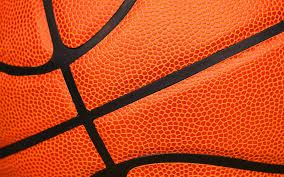
#> input picture Reconocimiento Facial/IAProyecto/images.jpg, 284 x 177 px, given in place of the camera
$ python nuevo.py
#> lines starting #> are read from the running program, lines starting #| are printed output that depends on the picture; after the words box and inside, x2 and y2 are one past the last pixel; in counts of white or black regions, pixels touching at a corner belong together
import cv2
import imutils
import numpy as np
print("Librerias leidas")
# URL del servidor de transmisión de video
url = "http://192.168.1.4:4747/video"

# Conectarse al servidor de transmisión de video
cap = cv2.VideoCapture(1)
# cap = cv2.VideoCapture(0)
cap.set(3, 640)
cap.set(4, 480)

while True:
    ret, frame = cap.read()
#> frame is the input picture: shape (177, 284, 3); mean B, G, R 30.2, 74.6, 201.8
    hsv = cv2.cvtColor(frame, cv2.COLOR_BGR2HSV)
#> hsv: shape (177, 284, 3); mean H, S, V 14.2, 209.5, 202
# amarillo
    amarillo_osc = np.array([25, 70, 120])
    amarillo_cl = np.array([30, 255, 255])
# Rojo
    rojo_osc = np.array([0, 50, 120])
    rojo_cl = np.array([10, 255, 255])
# verde
    verde_osc = np.array([40, 70, 80])
    verde_cl = np.array([70, 255, 255])
# azul
    azul_cl = np.array([121, 255, 255])
    azul_osc = np.array([90, 60, 0])
# Negro
    negro_osc = np.array([0, 0, 0])
    negro_cl = np.array([68, 71, 68])

    cara1 = cv2.inRange(hsv, amarillo_osc, amarillo_cl)
#> cara1: shape (177, 284); every value is 0
    cara2 = cv2.inRange(hsv, rojo_osc, rojo_cl)
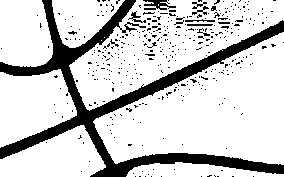
#> cara2: shape (177, 284); 80.5% white; 386 black regions (375 under 20 px), largest, box (x1, y1, x2, y2) and area: (0, 0, 284, 177) 8192, (143, 0, 176, 10) 178, (128, 11, 146, 23) 67
    cara3 = cv2.inRange(hsv, verde_osc, verde_cl)
    cara4 = cv2.inRange(hsv, azul_osc, azul_cl)
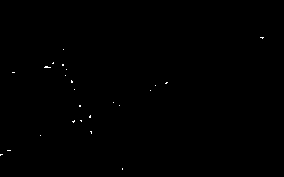
#> cara4: shape (177, 284); 0.15% white in thin lines or dots, all inside (x1, y1, x2, y2) = (0, 37, 264, 170)
    cara5 = cv2.inRange(hsv, negro_osc, negro_cl)
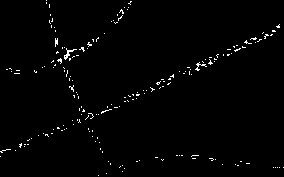
#> cara5: shape (177, 284); 1.4% white in thin lines or dots

    cnt1 = cv2.findContours(cara1, cv2.RETR_TREE, cv2.CHAIN_APPROX_SIMPLE)
#> cnt1 = 0 contours
    cnt1 = imutils.grab_contours(cnt1)
#> cnt1 = []

    cnt2 = cv2.findContours(cara2, cv2.RETR_TREE, cv2.CHAIN_APPROX_SIMPLE)
#> cnt2 = 448 contours, 416 with area under 20; largest, box (x1, y1, x2, y2) and area: (93, 32, 284, 165) 14901, (69, 0, 284, 111) 11718, (0, 69, 77, 148) 4114, (0, 125, 106, 177) 3414, (0, 0, 53, 67) 3082
    cnt2 = imutils.grab_contours(cnt2)

    cnt3 = cv2.findContours(cara3, cv2.RETR_TREE, cv2.CHAIN_APPROX_SIMPLE)
#> cnt3 = 0 contours
    cnt3 = imutils.grab_contours(cnt3)
#> cnt3 = []

    cnt4 = cv2.findContours(cara4, cv2.RETR_TREE, cv2.CHAIN_APPROX_SIMPLE)
#> cnt4 = 24 contours, all with area under 20
    cnt4 = imutils.grab_contours(cnt4)

    cnt5 = cv2.findContours(cara5, cv2.RETR_TREE, cv2.CHAIN_APPROX_SIMPLE)
#> cnt5 = 185 contours, 184 with area under 20; largest, box (x1, y1, x2, y2) and area: (64, 48, 77, 60) 24
    cnt5 = imutils.grab_contours(cnt5)

    for c in cnt1:
        area = cv2.contourArea(c)
        if area > 5000:
            cv2.drawContours(frame, [c], -1, (30, 255, 255), 3)
            M = cv2.moments(c)
            cx = int(M['m10']/M['m00'])
            cy = int(M['m01']/M['m00'])
            cv2.circle(frame, (cx, cy), 7, (255, 255, 255), -1)
            cv2.putText(frame, "Amarillo", (cx-20, cy-20),
                        cv2.FONT_HERSHEY_SIMPLEX, 2, (255, 255, 255), 2)
#> this loop made 0 passes

    for c in cnt2:
        area = cv2.contourArea(c)
        if area > 5000:
            cv2.drawContours(frame, [c], -1, (0, 0, 255), 3)
            M = cv2.moments(c)
            cx = int(M['m10']/M['m00'])
            cy = int(M['m01']/M['m00'])
            cv2.circle(frame, (cx, cy), 7, (255, 255, 255), -1)
            cv2.putText(frame, "Rojo", (cx-20, cy-20),
                        cv2.FONT_HERSHEY_SIMPLEX, 2, (255, 255, 255), 2)
#> this loop made 448 passes
#> (area, cx, cy) on passes 27, 115: (14901, 208, 111), (11718.5, 165, 42)
#> area on passes 1, 9, 16: 1380.5, 3413.5, 4113.5
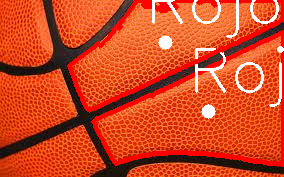
#> frame: shape (177, 284, 3); 12.63% of pixels changed, all inside (x1, y1, x2, y2) = (67, 0, 284, 167)
    for c in cnt3:
        area = cv2.contourArea(c)
        if area > 5000:
            cv2.drawContours(frame, [c], -1, (0, 255, 0), 3)
            M = cv2.moments(c)
            cx = int(M['m10']/M['m00'])
            cy = int(M['m01']/M['m00'])
            cv2.circle(frame, (cx, cy), 7, (255, 255, 255), -1)
            cv2.putText(frame, "Verde", (cx-20, cy-20),
                        cv2.FONT_HERSHEY_SIMPLEX, 2, (255, 255, 255), 2)

    for c in cnt5:
        area = cv2.contourArea(c)
        if area > 5000:
            cv2.drawContours(frame, [c], -1, (68, 74, 68), 3)
            M = cv2.moments(c)
            cx = int(M['m10']/M['m00'])
            cy = int(M['m01']/M['m00'])
            cv2.circle(frame, (cx, cy), 7, (255, 255, 255), -1)
            cv2.putText(frame, "Negro", (cx-20, cy-20),
                        cv2.FONT_HERSHEY_SIMPLEX, 2, (255, 255, 255), 2)
#> this loop made 185 passes
#> (c, area) on passes 1 to 3: ([[98, 175]], 0), ([[106, 173]], 0), ([[122, 171]], 0)
    for c in cnt4:
        area = cv2.contourArea(c)
        if area > 5000:
            cv2.drawContours(frame, [c], -1, (255, 0, 0), 3)
            M = cv2.moments(c)
            cx = int(M['m10']/M['m00'])
            cy = int(M['m01']/M['m00'])
            cv2.circle(frame, (cx, cy), 7, (255, 255, 255), -1)
            cv2.putText(frame, "Azul", (cx-20, cy-20),
                        cv2.FONT_HERSHEY_SIMPLEX, 2, (255, 255, 255), 2)
#> this loop made 24 passes
#> (c, area) on passes 1, 2, 3, 4, 5, 6, 8, 9, 10, 11, 12, 13: ([[122, 168], [122, 169]], 0), ([[0, 154], [0, 155], [1, 154], [2, 154]], 0.5), ([[7, 150], [10, 150]], 0), ([[40, 135]], 0), ([[90, 131], [91, 132], [91, 133], [91, 131]], 0.5), ([[80, 120], [81, 121], [81, 120]], 0.5), ([[90, 115], [89, 116], [89, 117], [90, 117]], 1.5), ([[119, 105]], 0), ([[79, 105], [79, 106], [80, 106], [80, 105]], 1), ([[113, 102]], 0), ([[150, 90]], 0), ([[74, 89]], 0)
#> area on passes 7, 20: 1.5, 3

    cv2.imshow('Video', frame)
    if cv2.waitKey(1) == 27:
#> (key Esc is pressed here)
        break

cap.release()
cv2.destroyAllWindows()
